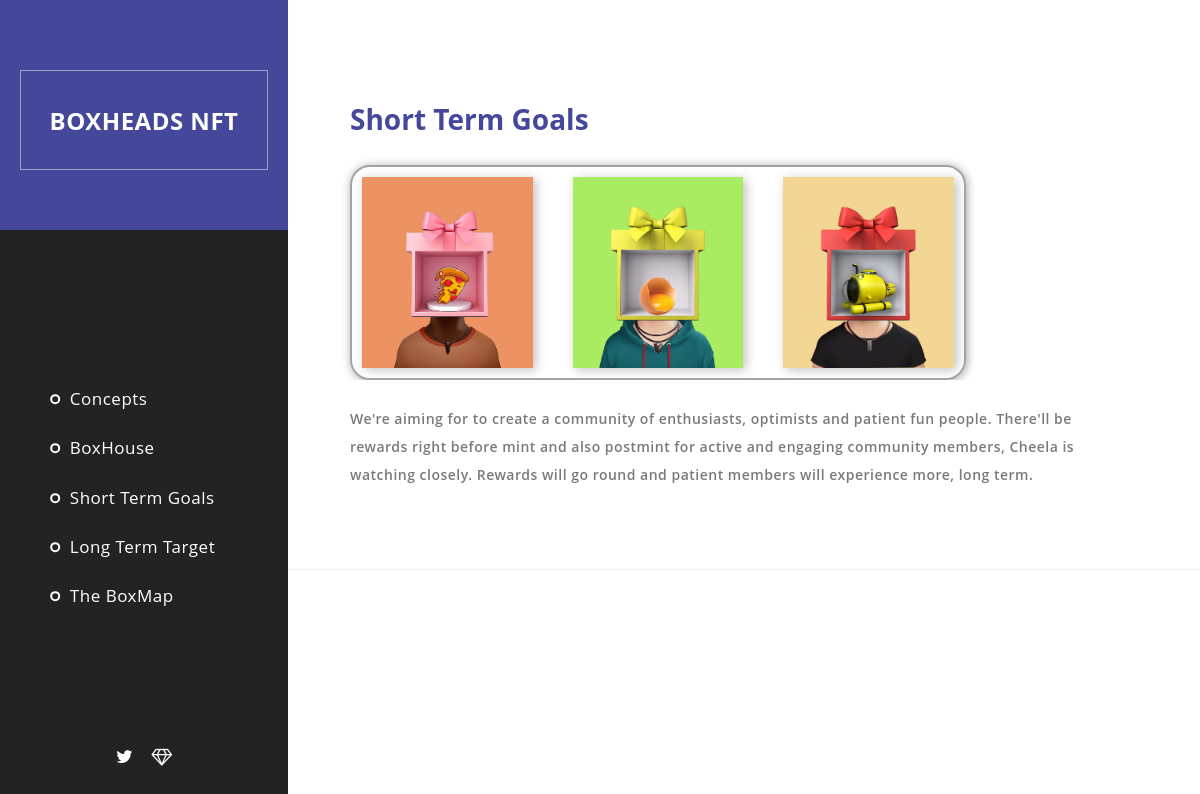
Screenshot of /short-term/ with the database file from the repository.
### contents/models.py (models this page shows, shortened)
class Content(models.Model):
    title = models.CharField(max_length=120)
    description = models.TextField()

### contents/views.py (the view)
# urls.py: path("short-term/", views.short_term, name="short_term"),
def short_term(request):
    shorts = Content.objects.get(pk=3)
    return render(request, 'short_term.html', context={"shorts": shorts})

### templates/short_term.html (shortened to what this page needs)
{% extends 'index.html' %}
{% load static %}
{% block content %}
    <div class="page-content">
        <section id="featured" class="content-section">
            <div class="section-heading">
                <h1><em>{{ shorts.title }}</em></h1>
            </div>
            <div class="section-content">
                <div class="item">
                    <div class="short-image image image-fix">
                        <img src="{% static 'img/b7.jpg' %}" alt="">
                        <img src="{% static 'img/b9.jpg' %}" alt="">
                        <img src="{% static 'img/b4.jpg' %}" alt="">
                    </div>
                    <div class="text-content">
                        <span>{{ shorts.description }}</span>
                    </div>
                </div>
            </div>
        </section>
    </div>
{% endblock %}

### static/css/part.css (style rules this page uses)
.image-fix { width: 100%; display: flex; gap: 30px; }
.image > img { box-shadow: 3px 2px 10px rgba(50, 50, 50, 0.3); width: 40%; }
.section-heading { margin-bottom: 20px; }
.text-content { line-height: 28px; }
.image-fix { width: 80%; border: 2px solid #a6a2a2; border-radius: 20px; overflow: hidden; padding: 10px; box-shadow: 1px 1px 10px #a6a2a2; }
.image { display: flex; flex-direction: row; justify-content: center; gap: 40px; }

### static/css/templatemo-style.css (style rules this page uses)
body { font-family: 'Open Sans', sans-serif; }
.page-content { width: 100%; margin-left: 20px; padding-top: 20px; }
.content-section { padding-top: 80px; position: relative; width: 100%; display: inline-block; height: auto; left: 50%; text-align: center; -webkit-transform: translateX(-50%); -moz-transform: translateX(-50%); -ms-transform: translateX(-50%); -o-transform: translateX(-50%); transform: translateX(-50%); }
.section-heading { text-align: left; position: relative; margin-bottom: 20px !important; }
.section-heading h1 { margin-top: 0px; font-size: 32px; color: #232323; display: inline-block; }
.section-heading em { font-style: normal; font-size: 28px; font-weight: 650; color: #45489a; }
#featured { padding-left: 20px; padding-right: 60px; padding-bottom: 80px; border-bottom: 1px solid #eee; }
#featured .section-heading { margin-right: 20%; }
#featured .item { text-align: left; position: relative; z-index: 10; }
#featured .item .image { position: relative; }
#featured .item .image img { width: 100%; overflow: hidden; }
#featured .item .text-content { padding-top: 20px; background-color: #fff; position: relative; z-index: 10; }
#featured .item .text-content span { font-size: 14px; font-weight: 600; color: #7a7a7a; letter-spacing: 0.5px; margin-bottom: 12.5px; }
@media (min-width: 961px) and (max-width: 2600px) { #featured { padding-left: 330px; padding-right: 100px; } }
@media (min-width: 961px) and (max-width: 2600px) { .image > img { width: 80% } }

### rows the page displays
Content: title "Short Term Goals", description "We're aiming for to create a community of enthusiasts, optimists and patient fun people. There'll be rewards right before mint and also postmint for active and engaging community members, Cheela is watching closely. Rewards will go round and patient members will experience more, long term."
